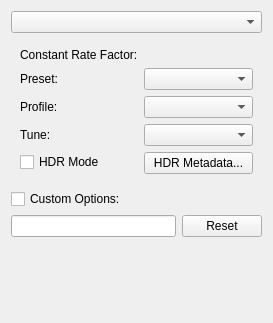
<?xml version="1.0" encoding="UTF-8"?>
<ui version="4.0">
 <class>VideoExportOptionsDialog</class>
 <widget class="QWidget" name="VideoExportOptionsDialog">
  <property name="geometry">
   <rect>
    <x>0</x>
    <y>0</y>
    <width>273</width>
    <height>323</height>
   </rect>
  </property>
  <layout class="QVBoxLayout" name="verticalLayout_2" stretch="0,0,0,1">
   <item>
    <widget class="QComboBox" name="cmbCodec"/>
   </item>
   <item>
    <widget class="QStackedWidget" name="stackedWidget">
     <property name="currentIndex">
      <number>1</number>
     </property>
     <widget class="QWidget" name="pgH264">
      <layout class="QFormLayout" name="formLayout">
       <item row="0" column="0">
        <widget class="QLabel" name="lblCRFH264">
         <property name="text">
          <string>Constant Rate Factor:</string>
         </property>
        </widget>
       </item>
       <item row="0" column="1">
        <widget class="KisSliderSpinBox" name="intCRFH264" native="true">
         <property name="sizePolicy">
          <sizepolicy hsizetype="MinimumExpanding" vsizetype="Preferred">
           <horstretch>0</horstretch>
           <verstretch>0</verstretch>
          </sizepolicy>
         </property>
        </widget>
       </item>
       <item row="1" column="0">
        <widget class="QLabel" name="lblPresetH264">
         <property name="text">
          <string>Preset:</string>
         </property>
        </widget>
       </item>
       <item row="1" column="1">
        <widget class="QComboBox" name="cmbPresetH264"/>
       </item>
       <item row="2" column="0">
        <widget class="QLabel" name="lblProfileH264">
         <property name="text">
          <string>Profile:</string>
         </property>
        </widget>
       </item>
       <item row="2" column="1">
        <widget class="QComboBox" name="cmbProfileH264"/>
       </item>
       <item row="3" column="0">
        <widget class="QLabel" name="lblTuneH264">
         <property name="text">
          <string>Tune:</string>
         </property>
        </widget>
       </item>
       <item row="3" column="1">
        <widget class="QComboBox" name="cmbTuneH264"/>
       </item>
      </layout>
     </widget>
     <widget class="QWidget" name="pgH265">
      <layout class="QFormLayout" name="formLayout_3">
       <item row="0" column="0">
        <widget class="QLabel" name="lblCRFH265">
         <property name="text">
          <string>Constant Rate Factor:</string>
         </property>
        </widget>
       </item>
       <item row="0" column="1">
        <widget class="KisSliderSpinBox" name="intCRFH265" native="true">
         <property name="sizePolicy">
          <sizepolicy hsizetype="MinimumExpanding" vsizetype="Preferred">
           <horstretch>0</horstretch>
           <verstretch>0</verstretch>
          </sizepolicy>
         </property>
        </widget>
       </item>
       <item row="1" column="0">
        <widget class="QLabel" name="lblPresetH265">
         <property name="text">
          <string>Preset:</string>
         </property>
        </widget>
       </item>
       <item row="1" column="1">
        <widget class="QComboBox" name="cmbPresetH265"/>
       </item>
       <item row="2" column="0">
        <widget class="QLabel" name="lblProfileH265">
         <property name="text">
          <string>Profile:</string>
         </property>
        </widget>
       </item>
       <item row="2" column="1">
        <widget class="QComboBox" name="cmbProfileH265"/>
       </item>
       <item row="3" column="0">
        <widget class="QLabel" name="lblTuneH265">
         <property name="text">
          <string>Tune:</string>
         </property>
        </widget>
       </item>
       <item row="3" column="1">
        <widget class="QComboBox" name="cmbTuneH265"/>
       </item>
       <item row="4" column="0">
        <widget class="QCheckBox" name="chkUseHDRMetadata">
         <property name="text">
          <string>HDR Mode</string>
         </property>
        </widget>
       </item>
       <item row="4" column="1">
        <widget class="QPushButton" name="btnHdrMetadata">
         <property name="text">
          <string>HDR Metadata...</string>
         </property>
        </widget>
       </item>
      </layout>
     </widget>
     <widget class="QWidget" name="pgTheora">
      <layout class="QFormLayout" name="formLayout_2">
       <item row="0" column="0">
        <widget class="QLabel" name="label_3">
         <property name="text">
          <string>Bitrate:</string>
         </property>
        </widget>
       </item>
       <item row="0" column="1">
        <widget class="KisSliderSpinBox" name="intBitrate" native="true">
         <property name="sizePolicy">
          <sizepolicy hsizetype="MinimumExpanding" vsizetype="Preferred">
           <horstretch>0</horstretch>
           <verstretch>0</verstretch>
          </sizepolicy>
         </property>
        </widget>
       </item>
      </layout>
     </widget>
    </widget>
   </item>
   <item>
    <layout class="QVBoxLayout" name="verticalLayout">
     <item>
      <widget class="QCheckBox" name="chkCustomLine">
       <property name="text">
        <string>Custom Options:</string>
       </property>
      </widget>
     </item>
     <item>
      <layout class="QHBoxLayout" name="horizontalLayout">
       <item>
        <widget class="QLineEdit" name="txtCustomLine">
         <property name="toolTip">
          <string>Add any ffmpeg filtering options here. It will be put between source and destination streams of the ffmpeg</string>
         </property>
        </widget>
       </item>
       <item>
        <widget class="QPushButton" name="btnResetCustomLine">
         <property name="text">
          <string>Reset</string>
         </property>
        </widget>
       </item>
      </layout>
     </item>
    </layout>
   </item>
   <item>
    <spacer name="verticalSpacer">
     <property name="orientation">
      <enum>Qt::Vertical</enum>
     </property>
     <property name="sizeType">
      <enum>QSizePolicy::MinimumExpanding</enum>
     </property>
     <property name="sizeHint" stdset="0">
      <size>
       <width>20</width>
       <height>44</height>
      </size>
     </property>
    </spacer>
   </item>
  </layout>
 </widget>
 <customwidgets>
  <customwidget>
   <class>KisSliderSpinBox</class>
   <extends>QWidget</extends>
   <header>kis_slider_spin_box.h</header>
  </customwidget>
 </customwidgets>
 <resources/>
 <connections/>
</ui>
